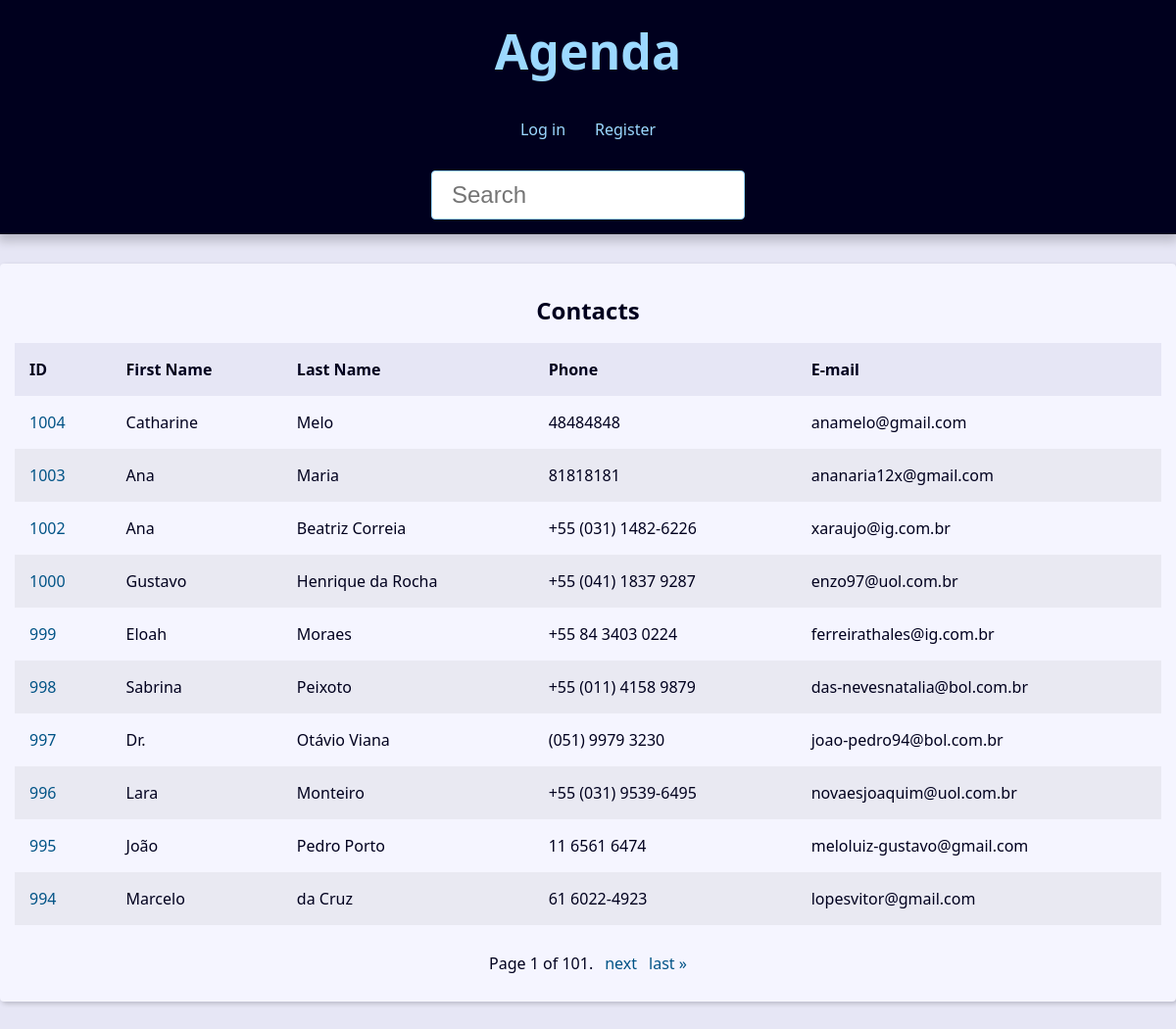
The app's page /, older data.
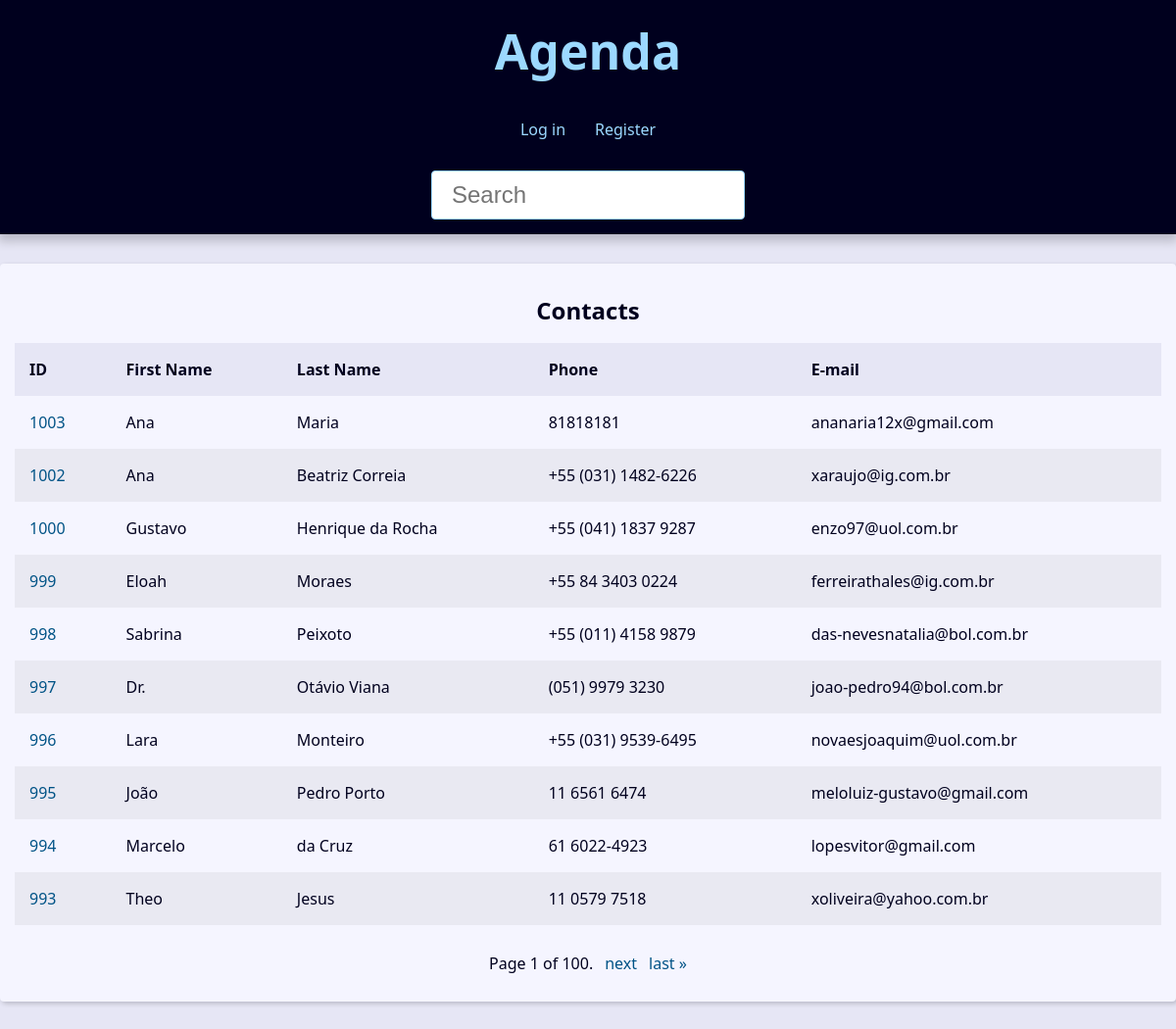
The same page, newer data.
### contact/models.py (models this page shows, shortened)
class Contact(models.Model):
    first_name = models.CharField(max_length=50)
    last_name = models.CharField(max_length=50, blank=True)
    phone = models.CharField(max_length=50)
    email = models.EmailField(max_length=254)
    created_date = models.DateTimeField(default=timezone.now)
    description = models.TextField(blank=True)
    show = models.BooleanField(default=True)
    picture = models.ImageField(blank=True, upload_to='pictures/%Y/%m/')
    category = models.ForeignKey(
        Category,
        on_delete=models.SET_NULL,
        blank=True, null=True,
    )
    owner = models.ForeignKey(
        User,
        on_delete=models.SET_NULL,
        blank=True, null=True,
    )

### contact/views/contact_views.py (the view)
# urls.py: path('', views.index, name='index'),
def index(request):
    contacts = Contact.objects\
        .filter(show=True)\
        .order_by('-id')
    paginator = Paginator(contacts, 10)
    page_number = request.GET.get("page")
    page_obj = paginator.get_page(page_number)
    context = {
        'page_obj': page_obj,
        'site_title': 'Contatos - ',
    }
    return render(
        request,
        'contact/index.html',
        context,
    )

### contact/templates/contact/index.html
{% extends 'global/base.html' %}
{% block content %}
{% if page_obj %}
    <div class="responsive-table">
        <table class="contacts-table">
            <caption class ="table-caption">
                Contacts
            </caption>
            <thead>
                <tr class="table-row table-row-header">
                    <th class="table-header">ID</th>
                    <th class="table-header">First Name</th>
                    <th class="table-header">Last Name</th>
                    <th class="table-header">Phone</th>
                    <th class="table-header">E-mail</th>
                </tr>
            </thead>
            <tbody>
                {% for contact in page_obj  %}
                    <tr class="table-row">
                        <td class="table-cel">
                            <a
                                class="table-link"
                                href="{% url 'contact:contact' contact.id %}"
                            >
                                {{ contact.id }}
                            </a>
                        </td>
                        <td class="table-cel">
                            {{ contact.first_name }}
                        </td>
                        <td class="table-cel">
                            {{ contact.last_name }}
                        </td>
                        <td class="table-cel">
                            {{ contact.phone }}
                        </td>
                        <td class="table-cel">
                            {{ contact.email }}
                        </td>
                    </tr>
                {% endfor %}
            </tbody>
        </table>
    </div>
{% else %}
            <div class="single-contact">
        <h1 class="single-contact-name">
            Nenhum contato encontrado
        </h1>
    </div>
{% endif %}
{% endblock content %}

### base_templates/global/base.html (shortened to what this page needs)
<!DOCTYPE html>
<html lang="en">
<head>
    {% include 'global/partials/_head.html' %}
</head>
<body>
    {% include 'global/partials/_header.html' %}
    <main class = content>
        {% block content %} {% endblock content %}
        {% include 'global/partials/_pagination.html' %}
    </main>
</body>
</html>

### base_templates/global/partials/_head.html (shortened to what this page needs)
{% load static %}
<link rel="stylesheet" href="{% static 'global/css/style.css' %}">

### base_templates/global/partials/_header.html
    <header class="header">
        <h1 class="header-heading">
            <a href="{% url 'contact:index' %}" class="header-link">
            Agenda
            </a>
        </h1>
        <nav class="menu">
            <ul class="menu-list">
            {% if user.is_authenticated %}
                <li class="menu-item">
                    <a href="{% url 'contact:create' %}" class="menu-link">Create</a>
                </li>
                <li class="menu-item">
                    <a href="{% url 'contact:user_update' %}" class="menu-link">Profile</a>
                </li>
                <li class="menu-item">
                    <a href="{% url 'contact:logout' %}" class="menu-link">Logout</a>
                </li>
            {% else %}
                <li class="menu-item">
                    <a href="{% url 'contact:login' %}" class="menu-link">Log in</a>
                </li>
                <li class="menu-item">
                    <a href="{% url 'contact:register' %}" class="menu-link">Register</a>
                </li>
            {% endif %}
            </ul>
        </nav>
        <div class="search">
            <form
                action="{% url 'contact:search' %}"
                method="GET"
            >
                <input
                    type="search"
                   class="search-input"
                    placeholder="Search"
                    id="search"
                    name="q"
                >
            </form>
        </div>
    </header>

### base_templates/global/partials/_pagination.html (shortened to what this page needs)
   {% if page_obj %}
    <div class="pagination">
        <span class="step-links">
            <span class="current">
                Page {{ page_obj.number }} of {{ page_obj.paginator.num_pages }}.
            </span>
            {% if page_obj.has_next %}
                <a href="?page={{ page_obj.next_page_number }}&q={{ request.GET.q.strip }}">next</a>
                <a href="?page={{ page_obj.paginator.num_pages }}&q={{ request.GET.q.strip }}">last &raquo;</a>
            {% endif %}
        </span>
    </div>
{% endif %}

### base_static/global/css/style.css (style rules this page uses)
:root { --spacing: 1.5rem; --link-dark-color: rgb(0, 83, 134); --link-light-color: rgb(156, 217, 255); --clr-white: rgb(245, 245, 255); --clr-black: rgb(0, 0, 30); --clr-light-gray: rgb(230, 230, 245); --clr-dark-shadow-5: rgba(0, 0, 10, 5%); --clr-dark-shadow-10: rgba(0, 0, 10, 10%); --clr-dark-shadow-20: rgba(0, 0, 10, 20%); --clr-light-shadow-5: rgba(200, 200, 255, 5%); --clr-light-shadow-10: rgba(200, 200, 255, 10%); --clr-light-shadow-20: rgba(200, 200, 255, 20%); --main-page-width: 120rem; --table-min-width: 60rem; --biggest-font-size: 5rem; --bigger-font-size: 4rem; --big-font-size: 3.2rem; --medium-font-size: 2.4rem; --small-font-size: 1.6rem; --smaller-font-size: 1.4rem; --smallest-font-size: 1.2rem; --transition-fast: 300ms; --transition-medium: 600ms; --transition-slow: 1s; --default-border-radius: 4px; }
*, *::before, *::after { margin: 0; padding: 0; box-sizing: border-box; }
html { font-size: 62.5%; }
body { font-family: system-ui, -apple-system, BlinkMacSystemFont, 'Segoe UI', Roboto, Oxygen, Ubuntu, Cantarell, 'Open Sans', 'Helvetica Neue', sans-serif; line-height: 1.5; font-size: var(--small-font-size); color: var(--clr-black); -webkit-font-smoothing: antialiased; background: var(--clr-light-gray); }
.header { background: var(--clr-black); padding: var(--spacing); box-shadow: 0 5px 10px 2px var(--clr-dark-shadow-20); z-index: 1; position: relative; }
.header-heading { font-size: var(--biggest-font-size); text-align: center; }
.header-link { color: var(--link-light-color); text-decoration: none; transition: filter var(--transition-fast) ease-in-out; }
.menu { margin: var(--spacing); }
.menu-list { list-style: none; display: flex; justify-content: center; flex-flow: row wrap; }
.menu-link { display: block; padding: var(--spacing); color: var(--link-light-color); text-decoration: none; transition: background-color var(--transition-fast) ease-in-out; border-radius: var(--default-border-radius); }
.content { max-width: var(--main-page-width); margin: calc(var(--spacing) * 2) auto; padding: var(--spacing); background: var(--clr-white); box-shadow: 2px 2px 5px var(--clr-dark-shadow-20); border-radius: var(--default-border-radius); }
.responsive-table { width: 100%; overflow-x: auto; }
.contacts-table { width: 100%; min-width: var(--table-min-width); border-collapse: collapse; }
.table-caption { font-size: var(--medium-font-size); font-weight: bold; padding: var(--spacing); }
.table-row { text-align: left; text-overflow: ellipsis; transition: background-color var(--transition-fast) ease-in-out; }
.table-row:nth-of-type(2n) { background: var(--clr-dark-shadow-5); }
.table-row-header { background: var(--clr-light-gray); color: var(--clr-black); }
.table-cel, .table-header { padding: var(--spacing); }
.table-link { color: var(--link-dark-color); transition: color var(--transition-fast) ease-in-out; text-decoration: none; }
.pagination { margin-top: var(--spacing); display: flex; justify-content: center; padding: calc(var(--spacing) * 0.8); font-size: var(--small-font-size); }
.pagination .step-links { display: flex; gap: calc(var(--spacing) * 0.8); }
.pagination .step-links a { color: var(--link-dark-color); transition: color var(--transition-fast) ease-in-out; text-decoration: none; display: block; }
.search { display: flex; justify-content: center; }
.search-input { font-size: var(--medium-font-size); padding: 1rem 2rem; width: 100%; max-width: 32rem; border-radius: var(--default-border-radius); border: 1px solid var(--link-light-color); }

Row changes from the older to the newer data that the page shows:
removed Contact: id "1004", first_name "Catharine", last_name "Melo", phone "48484848", email "anamelo@gmail.com"
now on this page (row unchanged): Contact: id "993", first_name "Theo", last_name "Jesus", phone "11 0579 7518", email "xoliveira@yahoo.com.br"
Text that changed along with them:
{{ page_obj.paginator.num_pages }}: "101" → "100"
